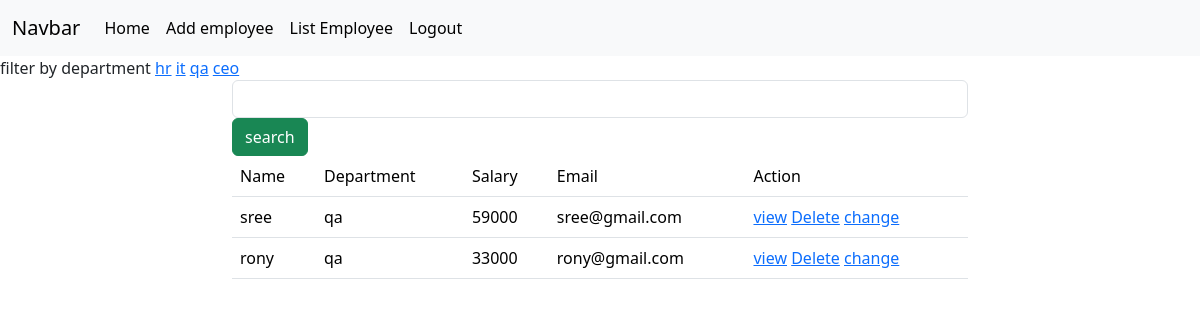
Page /employees/all?department=qa (signed in) on the committed database.
### crm/models.py (models this page shows, shortened)
class Employees(models.Model):
    name=models.CharField(max_length=200)
    department=models.CharField(max_length=200)
    salary=models.PositiveIntegerField()
    email=models.EmailField(unique=True)
    age=models.PositiveIntegerField()
    contact=models.CharField(null=True,max_length=200)
    profile_pic=models.ImageField(upload_to="images",null=True,blank=True)
    dob=models.DateField(null=True,blank=True)

### crm/views.py (the view, shortened to what this page needs)
# urls.py: path("employees/all",views.EmployeeListView.as_view(),name="emp-all"),
@method_decorator(signin_required,name="dispatch")
class EmployeeListView(View):
     def get(self,request,*args,**kwargs):
          qs=Employees.objects.all()
          departments=Employees.objects.all().values_list("department",flat=True).distinct()
          print(departments)
          if "department" in request.GET:
              dept=request.GET.get("department")
              qs=qs.filter(department__iexact=dept)
          return render(request,"emp_list.html",{"data":qs,"departments":departments})

### crm/views.py (called while the page is built)
def signin_required(fn):
    def wrapper(request,*args,**kwargs):
        if not request.user.is_authenticated:
            messages.error(request,"invalid session")
            return redirect("signin")
        else:
            return fn(request,*args,**kwargs)
    return wrapper

### crm/templates/emp_list.html (shortened to what this page needs)
{%extends 'base.html'%}
{%block body_block%}
<div>
        filter by department
         {%for dep in departments%}
                <a href="{%url 'emp-all'%}?department={{dep}}">{{dep}}</a>
         {%endfor%}
</div>
<div class="container">
  <div class="row">
    <div class="col-2"></div>
    <div class="col-8">
      <form action="" method="post">
        <input type="text" name="box" class="form-control">
        <button type="submit" class="btn btn-success">search</button>
      </form>
    </div>
    <div class="col-2"></div>
  </div>
</div>
<div class="container">
  <div class="row">
      <div class="col-2"></div>
      <div class="col-8">
              <table class="table">
                  <tr>
                  <td>Name</td>
                  <td>Department</td>
                  <td>Salary</td>
                  <td>Email</td>
                  <td>Action</td>
                  </tr>
                 {%for emp in data%}
          <tr>
              <td>{{emp.name}}</td>
              <td>{{emp.department}}</td>
              <td>{{emp.salary}}</td>
              <td>{{emp.email}}</td>
              <td>
             <a href="{%url 'emp-details' emp.id%}">view</a>
             <a href="{%url 'emp-delete' emp.id%}">Delete</a>
             <a href="{%url 'emp-edit' emp.id%}">change</a>
            </td>
            </tr>
                 {%endfor%}
              </table>
      </div>
      <div class="col-2"></div>
  </div>
</div>
{%endblock%}

### rows in the picture
Employees: name "sree", department "qa", salary "59000", email "sree@gmail.com"
Employees: name "rony", department "qa", salary "33000", email "rony@gmail.com"

### other values in the picture
{{ dep }} "hr" "it" "qa" "ceo"
